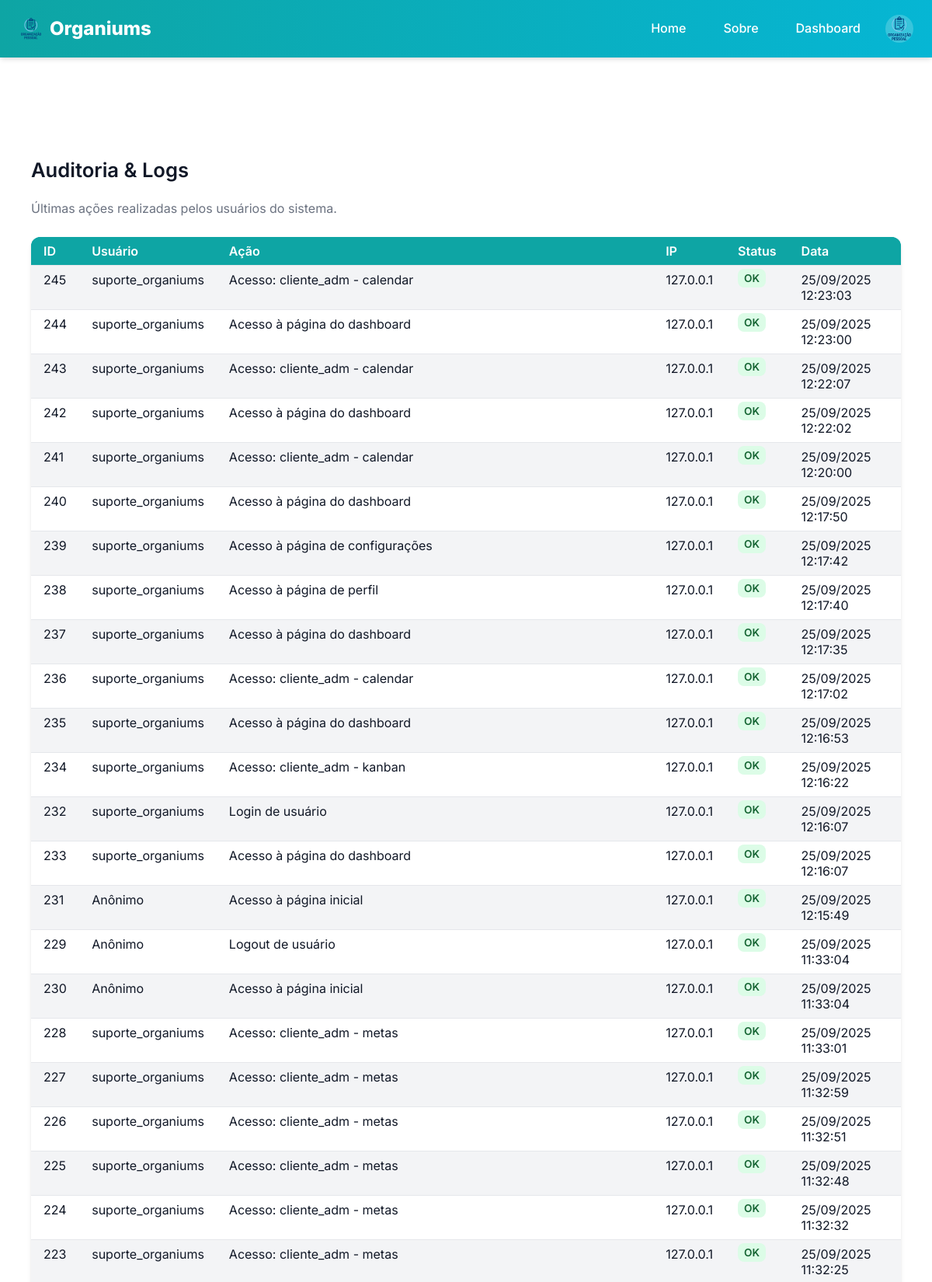
/admin/logs (signed in, upper part), run on the app's committed database.
### models.py (models this page shows, shortened)
class User(UserMixin, db.Model):
    __tablename__ = "user"
    id = db.Column(db.Integer, primary_key=True)
    username = db.Column(db.String(50), unique=True, index=True, nullable=False)
    name = db.Column(db.String(120), nullable=False)
    email = db.Column(db.String(120), unique=True, index=True, nullable=False)
    password_hash = db.Column(db.String(128))
    avatar = db.Column(db.String(200))
    role = db.Column(db.String(30), default="cliente", nullable=False)
    company_id = db.Column(db.Integer, db.ForeignKey('company.id'), nullable=True)
    def is_admin(self):
        return self.role == "admin"

class Log(db.Model):
    __tablename__ = "log"
    id = db.Column(db.Integer, primary_key=True)
    user_id = db.Column(db.Integer, db.ForeignKey('user.id'), nullable=True)
    action = db.Column(db.String(255), nullable=False)
    ip_address = db.Column(db.String(45))
    status = db.Column(db.String(20), default="ok")
    created_at = db.Column(db.DateTime, default=db.func.current_timestamp())
    user = db.relationship('User', backref='logs')

### app/views.py (the view)
@bp.route('/admin/logs')
@login_required
def admin_logs():
    if not current_user.is_admin():
        abort(403)
    logs = Log.query.order_by(Log.created_at.desc()).limit(500).all()  # últimos 500
    register_log("Acesso à página de auditoria/logs")
    return render_template('admin/logs.html', logs=logs)

### app/utils.py (called while the page is built)
def register_log(action, status="ok"):
    user_id = current_user.id if current_user.is_authenticated else None
    ip_address = request.remote_addr
    log = Log(
        user_id=user_id,
        action=action,
        ip_address=ip_address,
        status=status
    )
    db.session.add(log)
    db.session.commit()

### manage.py (called while the page is built)
def create_app(config_object=None):
    app = Flask(__name__, template_folder='app/templates', static_folder='app/static')
    app.config.from_object(config_object or Config)
    db.init_app(app)
    migrate.init_app(app, db)
    login.init_app(app)
    from models import User
    @login.user_loader
    def load_user(user_id):
        return User.query.get(int(user_id))
    from app.views import bp as app_bp
    from api.views import bp as api_bp
    app.register_blueprint(app_bp)
    app.register_blueprint(api_bp, url_prefix='/api')
    app.config['MAX_CONTENT_LENGTH'] = 2 * 1024 * 1024
    register_error_handlers(app)
    @app.shell_context_processor
    def make_shell_context():
        return {'db': db, 'User': User}
    return app

### app/templates/admin/logs.html (shortened to what this page needs)
{% extends 'base.html' %}
{% block include_css %}
<link rel="stylesheet" href="{{ url_for('static', filename='css/admin_logs.css') }}">
{% endblock %}
{% block content %}
<div class="logs-container">
  <h2>Auditoria & Logs</h2>
  <p class="subtitle">Últimas ações realizadas pelos usuários do sistema.</p>
  <table class="logs-table">
    <thead>
      <tr>
        <th>ID</th>
        <th>Usuário</th>
        <th>Ação</th>
        <th>IP</th>
        <th>Status</th>
        <th>Data</th>
      </tr>
    </thead>
    <tbody>
      {% for log in logs %}
      <tr>
        <td>{{ log.id }}</td>
        <td>{{ log.user.username if log.user else "Anônimo" }}</td>
        <td>{{ log.action }}</td>
        <td>{{ log.ip_address }}</td>
        <td>
          <span class="status {{ 'error' if log.status == 'fail' else 'ok' }}">
            {{ log.status }}
          </span>
        </td>
        <td>{{ log.created_at.strftime("%d/%m/%Y %H:%M:%S") }}</td>
      </tr>
      {% else %}
      <tr>
        <td colspan="6">Nenhum log registrado.</td>
      </tr>
      {% endfor %}
    </tbody>
  </table>
</div>
{% endblock %}

### app/templates/base.html (shortened to what this page needs)
<!doctype html>
<html lang="pt-BR">
  <head>
    <link rel="stylesheet" href="{{ url_for('app_bp.static', filename='css/main.css') }}">
    {% block include_css %}{% endblock %}
  </head>
  <body>
    {% include 'components/header.html' %}
    <main class="container">
      {% block content %}{% endblock %}
    </main>
  </body>
</html>

### app/templates/components/header.html (shortened to what this page needs)
<header class="site-header">
  <div class="header-wrap">
    <a class="brand" href="{{ url_for('app_bp.home') }}">
      <img class="brand-logo" src="{{ url_for('static', filename='img/logo.png') }}" alt="Organiums" width="32" height="32">
      Organiums
    </a>
    <nav class="desktop-nav">
      <a class="nav-link" href="{{ url_for('app_bp.home') }}">Home</a>
      <a class="nav-link" href="{{ url_for('app_bp.about') }}">Sobre</a>
      {% if current_user.is_authenticated %}
        <a class="nav-link" href="{{ url_for('app_bp.dashboard') }}">Dashboard</a>
        <div class="user-menu">
          {% if current_user.avatar %}
            <img src="{{ current_user.avatar }}" alt="Avatar de {{ current_user.name }}" width="32" height="32" class="user-avatar">
          {% else %}
            <div class="user-avatar placeholder-avatar">{{ current_user.name[0]|upper }}</div>
          {% endif %}
        </div>
      {% else %}
        <a class="nav-link" href="{{ url_for('app_bp.login') }}">Entrar</a>
        <a class="nav-link" href="{{ url_for('app_bp.register') }}">Cadastrar</a>
      {% endif %}
    </nav>
  </div>
</header>

### app/static/css/main.css (style rules this page uses)
* { box-sizing: border-box; }
body { font-family: 'Inter', system-ui, Arial, sans-serif; background: var(--bg); color: var(--fg); margin: 0; padding: 0; line-height: 1.6; }
.container { max-width: var(--container-width); margin: var(--spacing-xl) auto; padding: var(--spacing-md); }

### app/static/css/admin_logs.css (style rules this page uses)
.logs-container { max-width: var(--container-width); margin: var(--spacing-xl) auto; padding: var(--spacing-lg); }
.logs-container h2 { margin-bottom: var(--spacing-sm); font-size: 1.6rem; font-weight: 600; }
.logs-container .subtitle { color: var(--muted); margin-bottom: var(--spacing-lg); }
.logs-table { width: 100%; border-collapse: collapse; background: var(--bg-light); box-shadow: var(--shadow); border-radius: var(--radius-lg); overflow: hidden; }
.logs-table th, .logs-table td { padding: var(--spacing-sm) var(--spacing-md); text-align: left; border-bottom: 1px solid #e5e7eb; }
.logs-table th { background: var(--brand-primary); color: white; font-weight: 600; }
.status { padding: 4px 8px; border-radius: var(--radius); font-size: 0.85rem; font-weight: 600; text-transform: uppercase; }
.status.ok { background: #dcfce7; color: #166534; }

### app/static/css/vars.css (style rules this page uses)
:root { --bg: #ffffff; --fg: #111827; --brand-primary: #0ea5a4; --brand-secondary: #06b6d4; --brand-dark: #0d9488; --bg-light: #f3f4f6; --muted: #6b7280; --muted-light: #9ca3af; --success: #10b981; --success-bg: #d1fae5; --danger: #ef4444; --danger-bg: #fee2e2; --warning: #f59e0b; --warning-bg: #fef3c7; --info: #3b82f6; --info-bg: #dbeafe; --font-base: 'Inter', system-ui, Arial, sans-serif; --font-alt: 'Segoe UI', Tahoma, Geneva, Verdana, sans-serif; --text-xs: 0.75rem; --text-sm: 0.875rem; --text-md: 1rem; --text-lg: 1.125rem; --text-xl: 1.25rem; --text-2xl: 1.5rem; --text-3xl: 1.875rem; --line-height: 1.6; --container-width: 1200px; --spacing-xs: 4px; --spacing-sm: 8px; --spacing-md: 16px; --spacing-lg: 24px; --spacing-xl: 32px; --spacing-2xl: 48px; --radius: 8px; --radius-lg: 12px; --radius-full: 9999px; --shadow: 0 4px 6px -1px rgba(0, 0, 0, 0.1), 0 2px 4px -1px rgba(0, 0, 0, 0.06); --shadow-md: 0 10px 15px -3px rgba(0, 0, 0, 0.1), 0 4px 6px -2px rgba(0, 0, 0, 0.05); --shadow-lg: 0 20px 25px -5px rgba(0, 0, 0, 0.1), 0 10px 10px -5px rgba(0, 0, 0, 0.04); --transition: all 0.3s ease; }

### app/static/css/components/header.css (style rules this page uses)
.site-header { background: linear-gradient(90deg, var(--brand-primary), var(--brand-secondary)); color: white; position: sticky; top: 0; z-index: 1000; box-shadow: var(--shadow); }
.header-wrap { max-width: var(--container-width); margin: 0 auto; display: flex; justify-content: space-between; align-items: center; padding: var(--spacing-md) var(--spacing-lg); }
.brand { font-weight: 800; color: white; text-decoration: none; font-size: 1.5rem; display: flex; align-items: center; gap: var(--spacing-sm); }
.brand-logo { height: 32px; width: auto; }
.desktop-nav { display: flex; align-items: center; gap: var(--spacing-md); }
.nav-link { color: white; text-decoration: none; font-weight: 500; padding: var(--spacing-sm) var(--spacing-md); border-radius: var(--radius); transition: var(--transition); position: relative; }
.nav-link::after { content: ''; position: absolute; bottom: 0; left: 50%; width: 0; height: 2px; background-color: white; transition: var(--transition); transform: translateX(-50%); }
.user-menu { display: flex; align-items: center; gap: var(--spacing-sm); position: relative; }
.user-avatar { width: 36px; height: 36px; border-radius: 50%; background-color: rgba(255, 255, 255, 0.2); display: flex; align-items: center; justify-content: center; font-weight: 600; cursor: pointer; }

### app/static/css/pages/public/ajuda.css (style rules this page uses)
table { width: 100%; border-collapse: collapse; margin-bottom: var(--spacing-xl); }
thead { background: var(--brand-primary); color: white; }
thead th { padding: var(--spacing-sm); text-align: left; }
tbody tr { background: var(--bg-light); border-bottom: 1px solid var(--muted-light); }
tbody td { padding: var(--spacing-sm); vertical-align: top; }
tbody tr:nth-child(even) { background: var(--bg); }

### data on the page
User: avatar (picture)
Log: id "245", user "suporte_organiums", action "Acesso: cliente_adm - calendar", ip_address "127.0.0.1", status "OK", created_at "25/09/2025 12:23:03"
Log: id "244", user "suporte_organiums", action "Acesso à página do dashboard", ip_address "127.0.0.1", status "OK", created_at "25/09/2025 12:23:00"
Log: id "243", user "suporte_organiums", action "Acesso: cliente_adm - calendar", ip_address "127.0.0.1", status "OK", created_at "25/09/2025 12:22:07"
Log: id "242", user "suporte_organiums", action "Acesso à página do dashboard", ip_address "127.0.0.1", status "OK", created_at "25/09/2025 12:22:02"
Log: id "241", user "suporte_organiums", action "Acesso: cliente_adm - calendar", ip_address "127.0.0.1", status "OK", created_at "25/09/2025 12:20:00"
Log: id "240", user "suporte_organiums", action "Acesso à página do dashboard", ip_address "127.0.0.1", status "OK", created_at "25/09/2025 12:17:50"
Log: id "239", user "suporte_organiums", action "Acesso à página de configurações", ip_address "127.0.0.1", status "OK", created_at "25/09/2025 12:17:42"
Log: id "238", user "suporte_organiums", action "Acesso à página de perfil", ip_address "127.0.0.1", status "OK", created_at "25/09/2025 12:17:40"
Log: id "237", user "suporte_organiums", action "Acesso à página do dashboard", ip_address "127.0.0.1", status "OK", created_at "25/09/2025 12:17:35"
Log: id "236", user "suporte_organiums", action "Acesso: cliente_adm - calendar", ip_address "127.0.0.1", status "OK", created_at "25/09/2025 12:17:02"
Log: id "235", user "suporte_organiums", action "Acesso à página do dashboard", ip_address "127.0.0.1", status "OK", created_at "25/09/2025 12:16:53"
Log: id "234", user "suporte_organiums", action "Acesso: cliente_adm - kanban", ip_address "127.0.0.1", status "OK", created_at "25/09/2025 12:16:22"
Log: id "232", user "suporte_organiums", action "Login de usuário", ip_address "127.0.0.1", status "OK", created_at "25/09/2025 12:16:07"
Log: id "233", user "suporte_organiums", action "Acesso à página do dashboard", ip_address "127.0.0.1", status "OK", created_at "25/09/2025 12:16:07"
Log: id "231", user "Anônimo", action "Acesso à página inicial", ip_address "127.0.0.1", status "OK", created_at "25/09/2025 12:15:49"
Log: id "229", user "Anônimo", action "Logout de usuário", ip_address "127.0.0.1", status "OK", created_at "25/09/2025 11:33:04"
Log: id "230", user "Anônimo", action "Acesso à página inicial", ip_address "127.0.0.1", status "OK", created_at "25/09/2025 11:33:04"
Log: id "228", user "suporte_organiums", action "Acesso: cliente_adm - metas", ip_address "127.0.0.1", status "OK", created_at "25/09/2025 11:33:01"
Log: id "227", user "suporte_organiums", action "Acesso: cliente_adm - metas", ip_address "127.0.0.1", status "OK", created_at "25/09/2025 11:32:59"
Log: id "226", user "suporte_organiums", action "Acesso: cliente_adm - metas", ip_address "127.0.0.1", status "OK", created_at "25/09/2025 11:32:51"
Log: id "225", user "suporte_organiums", action "Acesso: cliente_adm - metas", ip_address "127.0.0.1", status "OK", created_at "25/09/2025 11:32:48"
Log: id "224", user "suporte_organiums", action "Acesso: cliente_adm - metas", ip_address "127.0.0.1", status "OK", created_at "25/09/2025 11:32:32"
Log: id "223", user "suporte_organiums", action "Acesso: cliente_adm - metas", ip_address "127.0.0.1", status "OK", created_at "25/09/2025 11:32:25"
